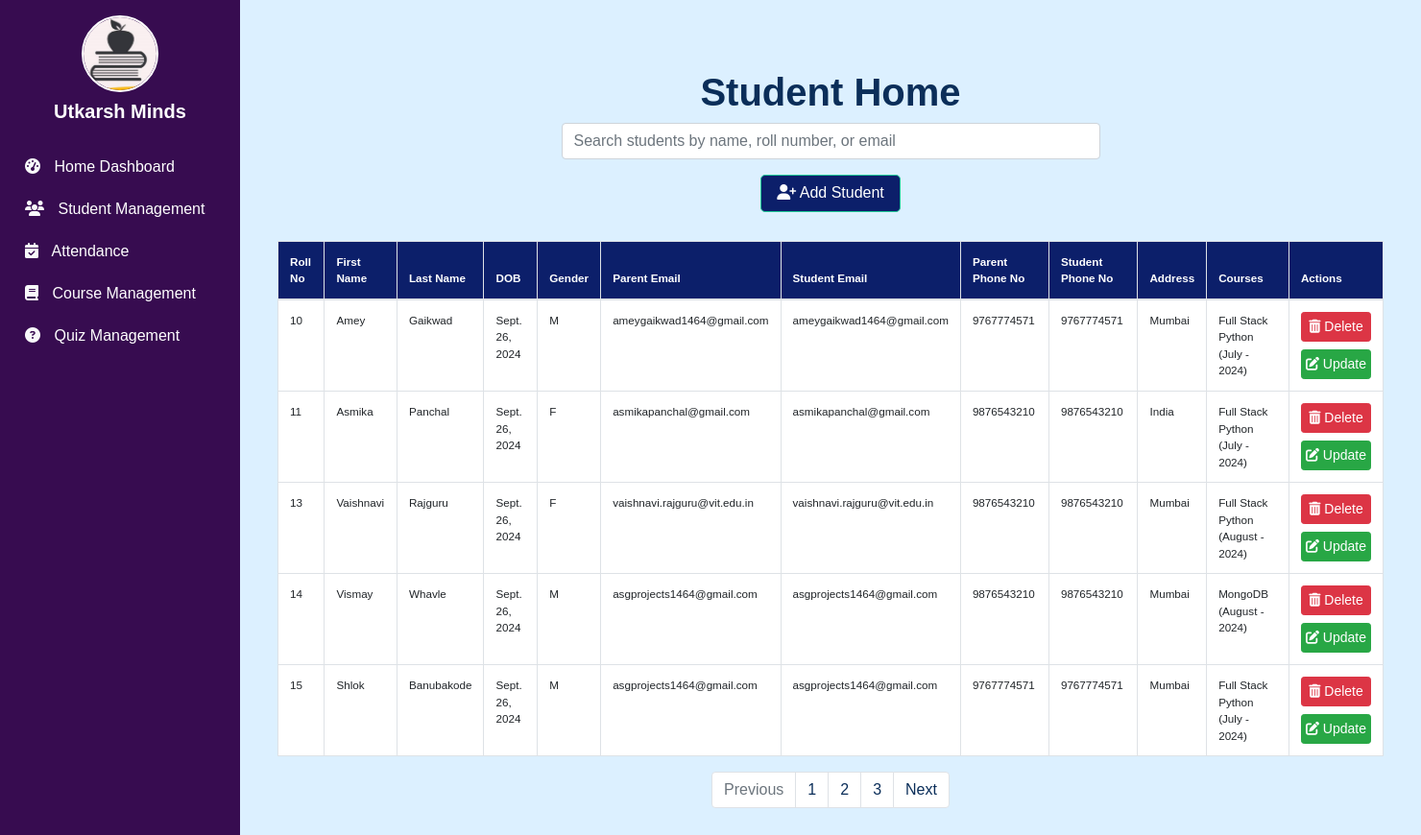
The app's page /studentmgt/, older data.
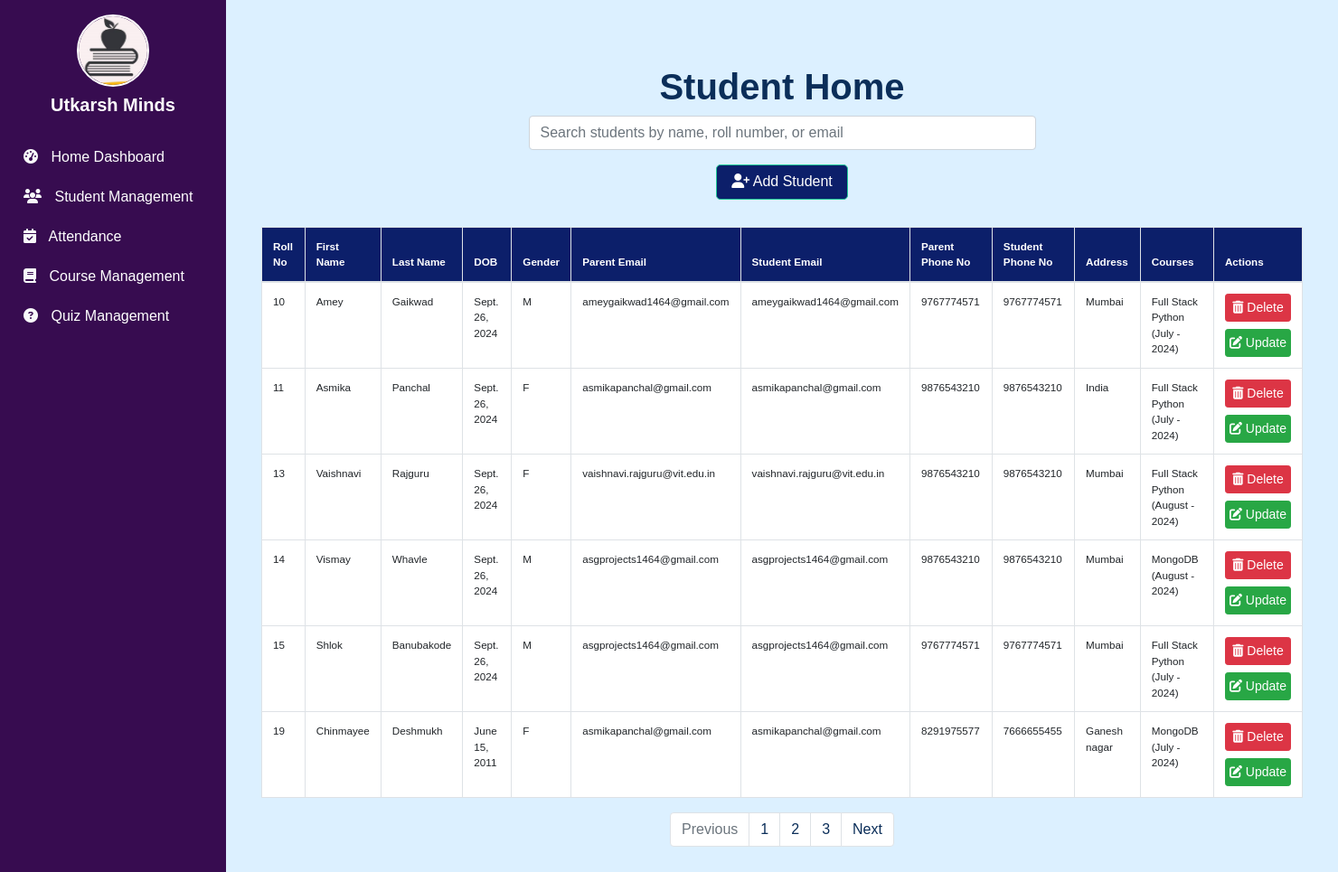
The same page, newer data.
### studentmgt/models.py (models this page shows, shortened)
class Student(models.Model):
    st_id = models.AutoField(primary_key=True)  # Auto-incrementing primary key
    fname = models.CharField(max_length=255)
    lname = models.CharField(max_length=255)
    dob = models.DateField()
    gender = models.CharField(max_length=1)
    st_email = models.EmailField()
    pr_email = models.EmailField()
    phone = models.CharField(max_length=20)
    pr_phone = models.CharField(max_length=20)
    address = models.TextField()
    courses = models.ManyToManyField(Course, related_name='students')
    batch_mon = models.CharField(max_length=255)
    batch_year = models.IntegerField()

### coursemgt/models.py (models this page shows, shortened)
class Course(models.Model):
    c_id = models.TextField(primary_key=True)
    cname = models.CharField(max_length=255)
    cduration = models.IntegerField()

### studentmgt/views.py (the view)
# urls.py: path("", views.student_home, name="student_home"),
def student_home(request):
    std = Student.objects.all()
    return render(request, "studentmgt/student_home.html", {'std': std})

### studentmgt/templates/studentmgt/student_home.html (shortened to what this page needs)
{% extends "base.html" %}
{% block body %}
<div class="container my-5">
    <h1>Student Home</h1>
    <div class="row mb-3">
        <div class="col-md-6 offset-md-3">
            <input type="text" class="form-control" id="studentSearch" placeholder="Search students by name, roll number, or email">
        </div>
    </div>
    <div class="mb-3 text-center">
        <a class="btn btn-custom btn-lg" href="{% url 'student_add' %}">
            <i class="fas fa-user-plus"></i> Add Student
        </a>
    </div>
    <div class="table-responsive">
        <table class="table table-striped table-bordered table-hover" id="studentTable">
            <thead>
                <tr>
                    <th>Roll No</th>
                    <th>First Name</th>
                    <th>Last Name</th>
                    <th>DOB</th>
                    <th>Gender</th>
                    <th>Parent Email</th>
                    <th>Student Email</th>
                    <th>Parent Phone No</th>
                    <th>Student Phone No</th>
                    <th>Address</th>
                    <th>Courses</th>
                    <th>Actions</th>
                </tr>
            </thead>
            <tbody>
                {% for s in std %}
                <tr>
                    <td>{{ s.st_id }}</td>
                    <td>{{ s.fname }}</td>
                    <td>{{ s.lname }}</td>
                    <td>{{ s.dob }}</td>
                    <td>{{ s.gender }}</td>
                    <td>{{ s.pr_email }}</td>
                    <td>{{ s.st_email }}</td>
                    <td>{{ s.pr_phone }}</td>
                    <td>{{ s.phone }}</td>
                    <td>{{ s.address }}</td>
                    <td>
                        {% for course in s.courses.all %}
                            {{ course.cname }}{% if not forloop.last %}, {% endif %}
                        {% endfor %}
                        ({{ s.batch_mon }} - {{ s.batch_year }})
                    </td>
                    <td>
                        <div class="d-flex flex-column">
                            <a href="/studentmgt/student_delete/{{ s.st_id }}" class="btn btn-danger btn-sm mb-2" onclick="return confirmDelete(event, '{{ s.st_id }}');">
                                <i class="fas fa-trash-alt"></i> Delete
                            </a>
                            <a href="/studentmgt/student_update/{{ s.st_id }}" class="btn btn-success btn-sm">
                                <i class="fas fa-edit"></i> Update
                            </a>
                        </div>
                    </td>
                </tr>
                {% endfor %}
            </tbody>
        </table>
        <nav>
            <ul class="pagination justify-content-center">
                <li class="page-item disabled">
                    <a class="page-link" href="#" tabindex="-1">Previous</a>
                </li>
                <li class="page-item"><a class="page-link" href="#">1</a></li>
                <li class="page-item"><a class="page-link" href="#">2</a></li>
                <li class="page-item"><a class="page-link" href="#">3</a></li>
                <li class="page-item">
                    <a class="page-link" href="#">Next</a>
                </li>
            </ul>
        </nav>
    </div>
</div>
{% endblock body %}

Row changes from the older to the newer data that the page shows:
added Student: st_id "19", fname "Chinmayee", lname "Deshmukh", dob "June 15, 2011", gender "F", pr_email "asmikapanchal@gmail.com", st_email "asmikapanchal@gmail.com", pr_phone "8291975577", phone "7666655455", address "Ganesh nagar", batch_mon "July", batch_year "2024", Course (cname "MongoDB")
